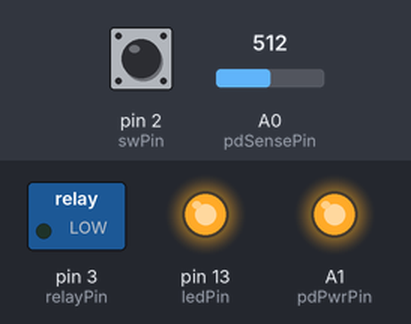
Recording of a sketch running on a simulated Arduino Uno, built with avr-gcc and run on an emulated ATmega328P. Parts: switched loads named in the sketch (green lamp = pin HIGH), output pins drawn as LEDs (lit = HIGH). The test bench sets the inputs (shaded band); at power-on: pin 2 (swPin) HIGH, A0 (pdSensePin) = 512. What the sketch prints to the serial monitor is not drawn.

Above: at 17.4 s.
17.5 s: pin 2 (swPin) pulled LOW for 3 s
At 20.7 s:
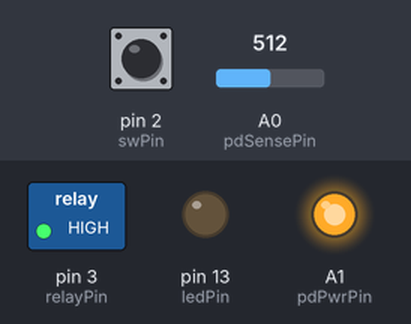
33.5 s: pin 2 (swPin) driven LOW
At 40.8 s:
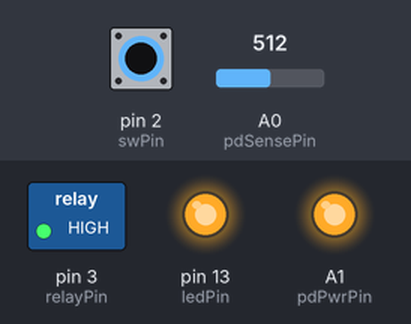
44.3 s: pin 2 (swPin) driven HIGH
At 52.3 s:
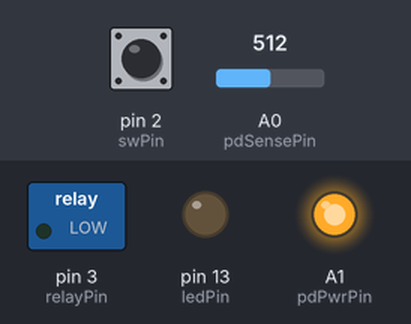
Timing chart, 0 to 53.8 s (numbered marks = the images above; inputs shaded):
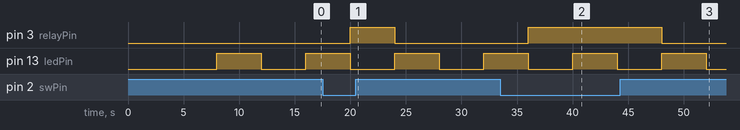

The sketch:

nite-lite.ino
```cpp
#define swPin 2
#define relayPin 3
#define ledPin 13

#define pdGndPin A2
#define pdPwrPin A1
#define pdSensePin A0

// TCNTn = 65535 – (16x10^6xTime in sec / Prescaler Value)
// 65535 − (((16 × (10^6)) × 4) / 1024) = 3035
float value = 3035;                   //Preload timer value (3035 for 4 seconds)

bool timerEvent = false;
bool ledState = false;

constexpr uint16_t ANALOG_TRIP_VALUE = 0x300;
constexpr uint16_t TRIP_COUNT_LIMIT = 8; // 8 * 4s = 32s
constexpr uint16_t LIGHT_ON_LIMIT = 1800; // 2 × hour = 7200 s, 7200s / 4s interval = 1800

void setup()
{
    Serial.begin(115200);

    pinMode(swPin, INPUT_PULLUP);
    pinMode(relayPin, OUTPUT);
    pinMode(ledPin, OUTPUT);

    pinMode(pdGndPin, OUTPUT);
    pinMode(pdPwrPin, OUTPUT);
    pinMode(pdSensePin, INPUT);

    digitalWrite(pdPwrPin, HIGH);
    digitalWrite(pdGndPin, LOW);

    noInterrupts();                       // disable all interrupts

    TCCR1A = 0;
    TCCR1B = 0;
    TCNT1 = value;                        // preload timer
    TCCR1B |= (1 << CS10)|(1 << CS12);    // 1024 prescaler
    TIMSK1 |= (1 << TOIE1);               // enable timer overflow interrupt ISR

    interrupts();                         // enable all interrupts
}

// interrupt service routine for overflow
ISR(TIMER1_OVF_vect)
{
    TCNT1 = value;  // preload timer
    timerEvent = true;
}

typedef enum state_e
{
    stateIdle               = 0x0,
    stateDarkDetect         = 0x1,
    stateNightLiteOn        = 0x2,
    stateNightLiteUnarmed   = 0x3,
    stateLightDetect        = 0x4,
} state_e;

state_e state = stateIdle;
uint16_t timerCount = 0;

state_e darkDetection(uint16_t value);
state_e darkDetection(uint16_t value)
{
    state_e ns;
    if (value > ANALOG_TRIP_VALUE)
    {
        timerCount++;
        ns = stateDarkDetect;
    }
    else
    {
        timerCount = 0;
        ns = stateIdle;
    }
    return ns;
}

state_e lightDetection(uint16_t value);
state_e lightDetection(uint16_t value)
{
    state_e ns;
    if (value < ANALOG_TRIP_VALUE)
    {
        timerCount++;
        ns = stateLightDetect;
    }
    else
    {
        timerCount = 0;
        ns = stateNightLiteUnarmed;
    }
    return ns;
}

void enableNightLight(bool on);
void enableNightLight(bool on)
{
    digitalWrite(relayPin, on);
}

void loop()
{
    if(timerEvent == true)
    {
        timerEvent = false;
        digitalWrite(ledPin, ledState);
        ledState = !ledState;
        uint16_t sensorValue = analogRead(pdSensePin);
        Serial.println(sensorValue, HEX);
        Serial.println(state, HEX);
        switch (state)
        {
            case stateIdle:
                // daylight, waiting for nightfall
                enableNightLight(false);
                state = darkDetection(sensorValue);
                break;
            case stateDarkDetect:
                // twilight, waiting for consistent dark detection
                enableNightLight(false);
                state = darkDetection(sensorValue);
                if (state == stateDarkDetect && timerCount >= TRIP_COUNT_LIMIT)
                {
                    // consistent dark detection -> turn on night light
                    timerCount = 0;
                    state = stateNightLiteOn;
                }
                break;
            case stateNightLiteOn:
                // night, light on for set time
                enableNightLight(true);
                timerCount++;
                if (timerCount >= LIGHT_ON_LIMIT)
                {
                    timerCount = 0;
                    state = stateNightLiteUnarmed;
                }
                break;
            case stateNightLiteUnarmed:
                // nightime, waiting for dawn
                enableNightLight(false);
                state = lightDetection(sensorValue);
                break;
            case stateLightDetect:
                // dawn, waiting for consistent light detection
                enableNightLight(false);
                state = lightDetection(sensorValue);
                if (state == stateLightDetect && timerCount >= TRIP_COUNT_LIMIT)
                {
                    // consistent dark detection -> turn on night light
                    timerCount = 0;
                    state = stateIdle;
                }
                break;
        }
        if (!digitalRead(swPin))
        {
          enableNightLight(true);
        }
    }
}
```

Measured:
- after the input at 17.5 s, pin 3 (relayPin): LOW → HIGH after 2.5 s, → LOW 4.0 s later
- after the input at 33.5 s, pin 3 (relayPin): LOW → HIGH after 2.5 s
- after the input at 44.3 s, pin 3 (relayPin): HIGH → LOW after 3.7 s
